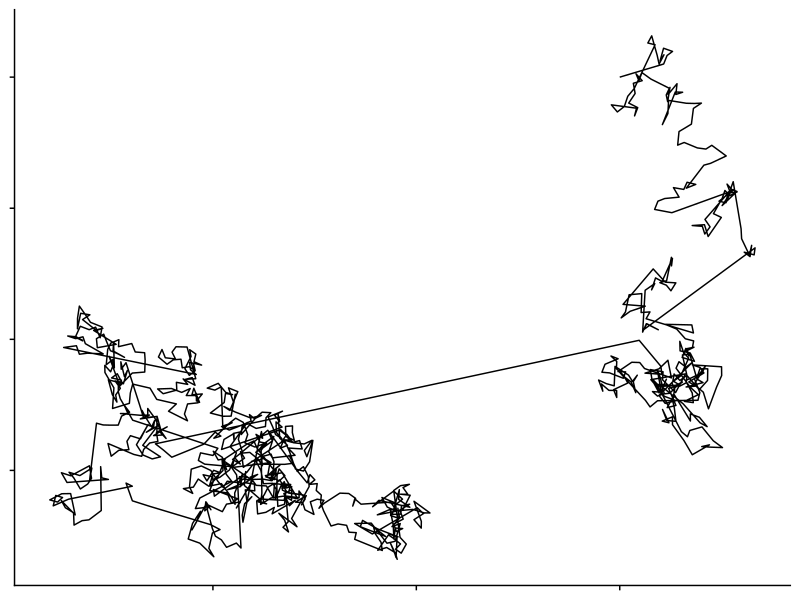
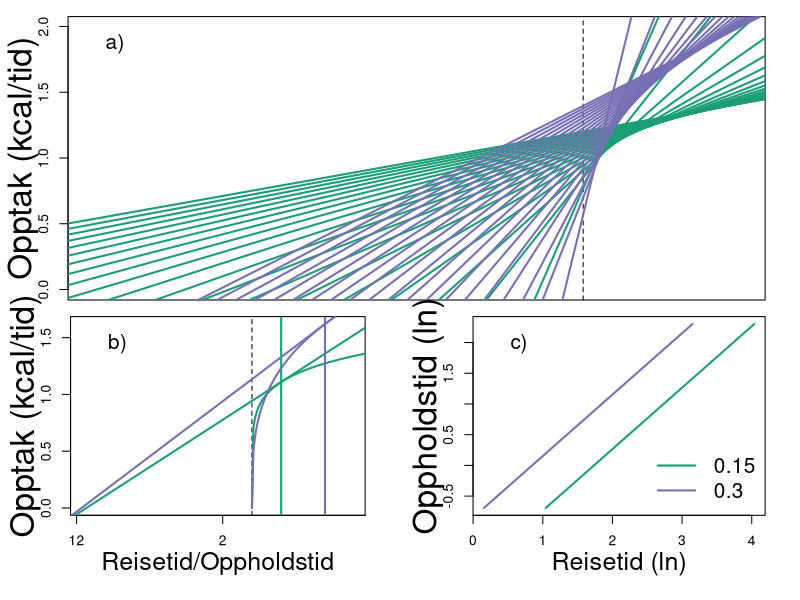
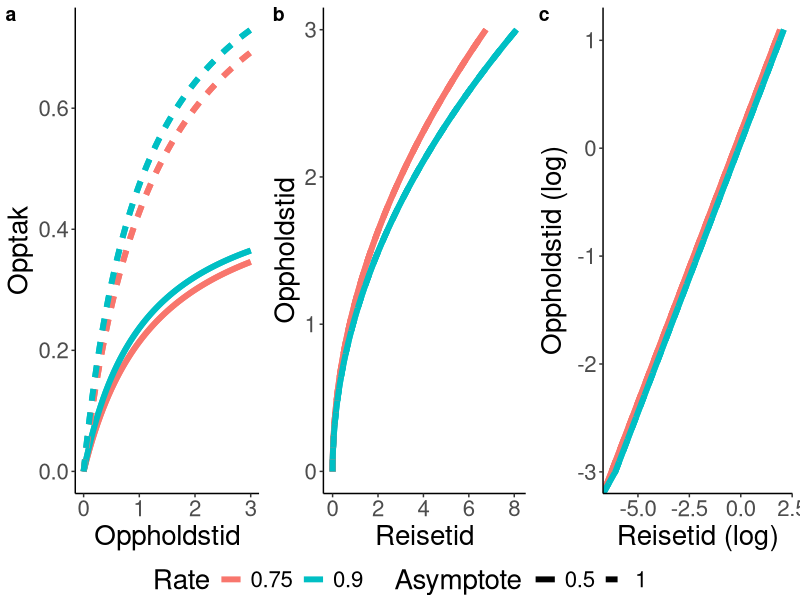
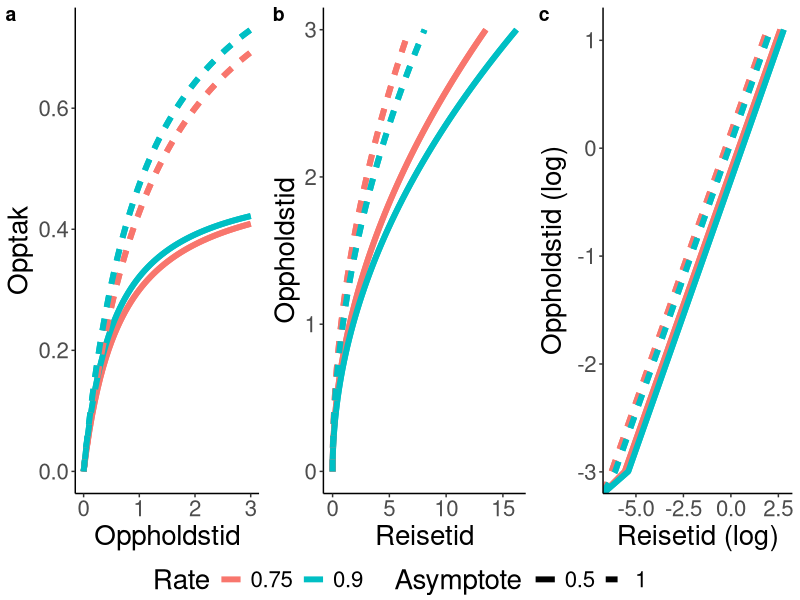
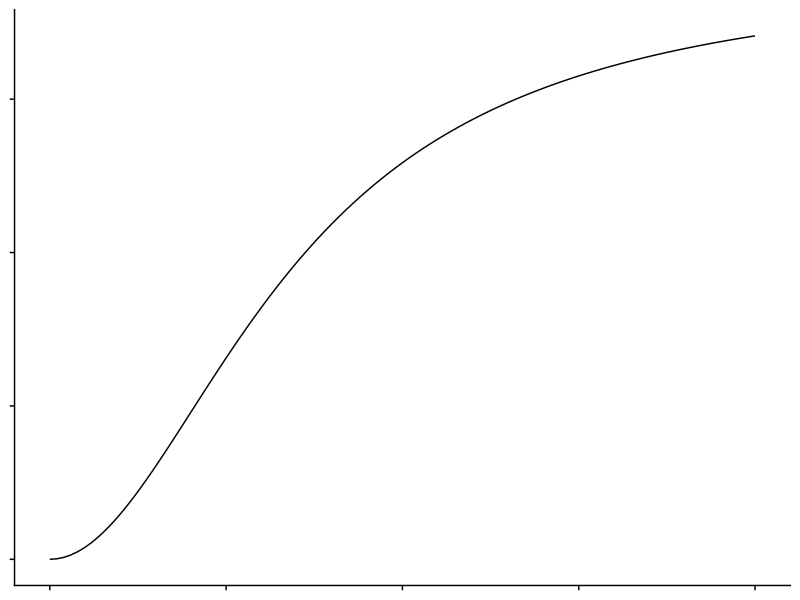
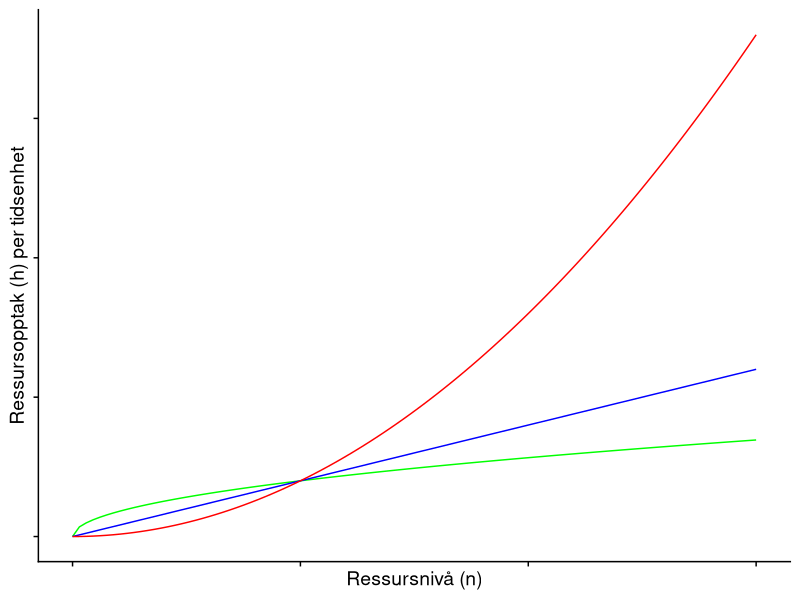
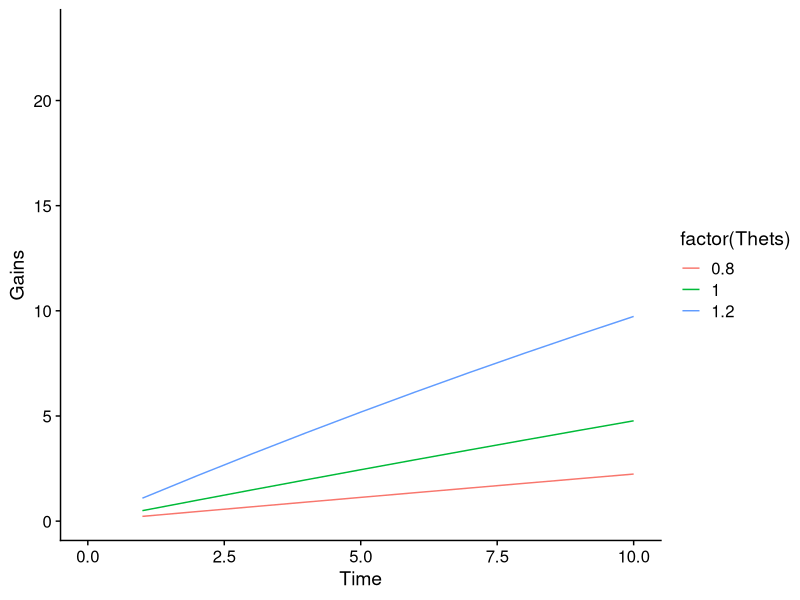

Write the R code that produced these figures, in order.
## ---- chunk 1

library(stringr)
library(data.table)
library(ggplot2)
library(cowplot)

alpha=2
n=1000
x=rep(0,n)
y=rep(0,n)

for (i in 2:n){
   theta=runif(1)*2*pi
   f=runif(1)^(-1/alpha)
   x[i]=x[i-1]+f*cos(theta)
   y[i]=y[i-1]+f*sin(theta)
}

qplot(data = data.frame(x = x, y = y) ,y = y, x = x, geom = "path")+
  theme_cowplot()+
  theme(axis.text=element_blank(),axis.title=element_blank(),legend.position = "none")
## ---- chunk 2
knitr::opts_chunk$set(fig.width=12, fig.height=8) 
MVT = function(BetaTimeSpent=c(.15,.30),x.values = Times){
  library(stringr)
  library(data.table)
  library(ggplot2)
  x = x.values
  lists =  lapply(BetaTimeSpent, function(i){
    fx = deriv(expr = y~x^i,"x")
    bs = eval(fx)
    y = bs[seq_along(x)]
    tangents = attr(bs,"grad")
    ints = y -tangents*x
    return(data.table(x, y, Slope = tangents, Intercept = ints))})
  datas =    rbindlist(lists)
  names(datas)[3]="Tangent"
  names(datas)[4]="xIntercept"
  betas = rep(BetaTimeSpent, each=length(x))
  datas[,TimeBetas:=betas]
  
  datas[,TravelTime := abs((0-xIntercept)/Tangent)]
  datas = datas[is.finite(Tangent) & is.finite(TravelTime) ]
  
  library(RColorBrewer)
  set =  row.names(subset(brewer.pal.info,colorblind==TRUE & category=="qual" & maxcolors>length(BetaTimeSpent)))[1]
  cols =  brewer.pal(length(BetaTimeSpent), set)
  cols = if(length(BetaTimeSpent)<3){cols[c(1,length(cols))]}else{cols}
  datas[,colr:=cols[as.numeric(as.factor(TimeBetas))]]
  # So, what are we doing here?
  d = table(cut(datas$TravelTime,seq(min(datas$TravelTime),max(datas$TravelTime),.5)),
            datas$TimeBetas)
  # For which intervals do we have estimates for all betas?
  d =(apply(d, c(1,2),sign))
  
  c = as.numeric(unlist(str_split(gsub("\\(|\\]","",                                    names(which(rowSums(d)>=length(BetaTimeSpent))[1])),",")))
  c = datas[TravelTime>=c[1] & TravelTime<=c[2]]
  
  # Relationship btw cummulative gain, travel time and time spent in patch
  #par(mfrow=c(1,2))
  layout(matrix(c(1,1,2,3), 2, 2, byrow = TRUE))
  # gain function
  par(mar=c(0, 4.1, 1, 2.1))
  with(datas,
       plot(c(1:5),c(1:5),xaxt="n",
            xlim = c(-(c$TravelTime[1] +20),max(x)),
            #xlim=c(-max(TravelTime),max(x)),
            ylim=c(0,max(y)),type="n",
            ylab = "", xlab ="TravelTime/TimeSpentInPatch"))
  mtext(cex=2, side = 2, text = "Opptak (kcal/tid)", line =2)
  legend("topleft", "a)", cex = 1.5, bty="n")

  text(-42, 2.47, expression(paste("Gain = ", Time^beta, sep = '')), pos = 2,cex=2)
  
  abline(v = 0, lty="dashed")
  
  for(i in 1:nrow(datas)){
    try(
      with(datas,abline(b = Tangent[i], a =xIntercept[i],
                        col= colr[i],lwd =2))
      ,silent=F)
  }

  # Illustrating how residence time with increasing quality for a given travel time
  par(mar=c(5.1, 4.25, 1, 2.1))
  with(c,
       plot(c(1:5),c(1:5), xlim=c(-max(TravelTime),max(x)+2),ylim=c(0,max(y)),type="n",
            ylab = "",
            xlab ="",
            xaxt="n"))
  legend("topleft", "b)", cex = 1.5, bty="n")
  mtext(cex=2, side = 2, text = "Opptak (kcal/tid)", line =2)
  mtext(cex=1.5, side = 1, text = "Reisetid/Oppholdstid", line =2.5)
  axis(side = 1, at = round(seq(-max(c$TravelTime),(max(x)+2), by = 10)), labels = abs(round(seq(-max(c$TravelTime),(max(x)+2), by = 10))))
  
  abline(v = 0, lty="dashed")
  for(i in seq_along(BetaTimeSpent)){
    print(i)
    curve(x^BetaTimeSpent[i], from = 0, to = max(x),add = T, col = cols[i],lwd =2)
    with(c[TimeBetas==BetaTimeSpent[i]],
         abline(a = xIntercept, b = Tangent, col = colr,lwd =2))
    with(c[TimeBetas==BetaTimeSpent[i]],
         abline(v = x, col = colr,lwd =2))
  }
  
  #abline(a = 0, b = mean(datas$Tangent),lty="dashed")
  # Relationship between travel time and patch time
  par(mar=c(5.1, 4.4, 1, 2.1))
  with(datas,plot(log(x)~log(TravelTime), type="n",
                  ylab = "", xlab="",
                  ylim=c(min(log(x)), max(log(x))), xlim=range(na.omit(log(TravelTime)))))
  for(i in seq_along(BetaTimeSpent)){
    with(datas[TimeBetas==BetaTimeSpent[i]],
         lines(y = log(x), x = log(TravelTime), col = colr,lwd =2))     }
  mtext(cex=2, side = 2, text = "Oppholdstid (ln)", line =2)
  mtext(cex=1.5, side = 1, text = "Reisetid (ln)", line =2.5)
  legend("topleft", "c)", cex = 1.5, bty="n")
  legend("bottomright", legend = BetaTimeSpent, lty = c(1,1), col = cols,cex = 1.5, lwd = 2, bty="n")

  par(mfrow=c(1,1))
  return(datas)
}
Times = seq(.5,10,.5)
a = MVT(BetaTimeSpent = c(.15,.3), x.values = Times)

## ---- chunk 3

MVT_1 = function(Method = "Standard", Asymptote = c(.5,1), Rate = c(0.5,1), HalfTime = 4, Intercept = 0, HandlingTime = seq(0,10,.25)){
  # Asymptote = c(.5,1); Rate = c(0.5,1.2); Intercept = 0; HandlingTime = seq(0,10,.25);HalfTime = 4;Method = "Standard"
  library(gridExtra);library(data.table)
  
  df = CJ(Asymptote = Asymptote,
          Rate = Rate,
          Intercept = Intercept, HandlingTime = HandlingTime)
  
  # To find the tangents
  # Computes the derivatives
  x = df$HandlingTime
  df$x = x
  if(Method == "Standard"){
    GainFunction = deriv(~Asymptote +(Intercept - Asymptote)*exp(-exp(Rate)*x),"x")
  }
  if(Method == "CharnovParker1995"){
    #Asymptote: Gm = .5 # Proportionate to patch size
    #
    #Rate: 
    #     g = .55 # Constant reflecting initial capture rate of prey
    #     c = g/Gm # rate of prey capture
    # Handling Time = t
    # GeneralGainForm = function(Gmax, c, t){  Gmax*(1-exp(-c*t))}
    
    GainFunction = deriv(~Asymptote*(1-exp(-Rate*x)),"x")
  }
  if(Method=="Aastrom_1"){
    # Asymptote = si = Patch size
    # Rate = k1
    # Handling time = Thi
    # Gain = si*(1-(1/(1+(k1*Thi)))) # Eq. 1 in the paper)
    
    GainFunction = deriv(~Asymptote*(1-(1/(1+Rate*x))),"x") # Original
    GainFunction = deriv(~Asymptote -(Asymptote/(1+Rate*x)),"x") # Omskrevet
    
  }
  if(Method=="Aastrom_2"){
    # Asymptote = si = Patch size
    # Rate = k1
    # Handling time = Thi
    # Gain = si*(1-(1/(1+((k1*Thi)/si)))) # Eq. 2 in the paper)
    
    GainFunction = deriv(~Asymptote*(1-(1/(1+(Rate*x/Asymptote)))),"x") # original fra paper
    GainFunction = deriv(~Asymptote - (Asymptote^2)/(Asymptote+Rate*x),"x") # omskrevet
    
  }
  if(Method=="LogLog"){
    if(any(Rate)>1){
      print("Stop. Can not handle exponentially increasing gain curves, as this would imply infinite residence time.")
    }
    GainFunction = deriv(expr = ~exp(Intercept)*x^Rate*Asymptote,"x")
  }
  if(Method=="Sigmoid"){
    # Gompertz
    # Asymptote = 1 # asympmtote, opprinnelig a
    # b: half-way, x displacement
    # Rate: c
    #HalfWay = mean(HandlingTime)
    # print("Set halftime of the function to be equal to mean of handling times under consideration")
    # Logistic function
    # Asymptote/(1 + exp(-Rate*(x-HalfTime)))
    
    GainFunction = deriv(~Asymptote/(1 + exp(-Rate*(x-HalfTime))),"x")
    
  }
  
  # The y - values along the x-values
  bsG = eval(GainFunction, envir = df)
  df$Gain = bsG[seq_along(x)]
  
  # The derivatives
  df$TangentG = c(attr(bsG,"grad"))
  # And where the tangent line crosses the x-axis
  df$xInterceptG = with(df, Gain -TangentG*HandlingTime)
  # Gives us then enough information to find the optimal travel time
  df$TravelTimeG = with(df, abs((0-xInterceptG)/TangentG))
  # Second derivative
  df[,SecDer:= c(NA,diff(TangentG)), c("Rate", "Asymptote")]
  
  
  
  
  ### PLOTS
  df = data.table(df)
  df[,Rate := as.factor(Rate)]
  df[,Asymptote := as.factor(Asymptote)]
  df[,Intercept := as.factor(Intercept)]
  
  lsize =  2
  library(ggpubr)
  library(cowplot)
  
  p1 = ggplot(data = df, aes(x = HandlingTime , y = Gain, 
                             col = Rate, 
                             linetype = Asymptote, 
                             group = interaction(Rate, Asymptote, Intercept))) +
    xlab("Oppholdstid") + ylab("Opptak") +
    geom_line(size = lsize)+theme_classic() + theme(text = element_text(size = 20)) 
  # 
  # p2 = ggplot(data = df, aes(x = HandlingTime , y = TangentG, col = interaction(Rate, Intercept), linetype = Asymptote, group = interaction(Rate, Asymptote, Intercept)))+
  #   xlab("Oppholdstid") + ylab("Funksjonell respons") +
  #   geom_line(size = lsize)+theme_classic() + theme(text = element_text(size = 20)) 
  
  
  p3 = ggplot(data = df, aes(x = TravelTimeG , y = HandlingTime, 
                             col = Rate,
                             linetype = Asymptote, 
                             group = interaction(Rate, Asymptote, Intercept))) + ylab("Oppholdstid") + xlab("Reisetid")+
    geom_line(size = lsize)+theme_classic() + theme(text = element_text(size = 20)) 
  
  p4 = ggplot(data = df, aes(x = log(TravelTimeG) , y = log(HandlingTime), 
                             col = Rate, 
                             linetype = Asymptote, 
                             group = interaction(Rate, Asymptote, Intercept)))  +
    ylab("Oppholdstid (log)") + xlab("Reisetid (log)")+
    geom_line(size = lsize)+theme_classic() + theme(text = element_text(size = 20)) 
  
  print(ggarrange(p1, p3, p4, ncol=3, nrow=1, common.legend = TRUE, legend="bottom", labels = "auto"))
  return(as.data.table(df))

}
## ---- chunk 4
a = MVT_1(HandlingTime = seq(0,3,.05), Rate = c(0.75,.9), Intercept = c(0,1), HalfTime = 1.5, Method = "Aastrom_1")
## ---- chunk 5
a = MVT_1(HandlingTime = seq(0,3,.05), Rate = c(0.75,.9), Intercept = c(0,1), HalfTime = 1.5, Method = "Aastrom_2")

## ---- chunk 6

ALPHA = .002
BioMass = 0.382


ggplot() +
  xlim(0, 40)+
  geom_function(fun = function(x) 
    (ALPHA*BioMass*x^2)/(BioMass + ALPHA*x^2)
  )+
  theme_cowplot()+
  theme(axis.text=element_blank(),axis.title=element_blank(),legend.position = "none")


## ---- chunk 7
#h(n) # Opptak per ressursnivå n
#h(n) = n^theta
ggplot() +
  xlim(0, 3)+
  geom_function(fun = function(x) 
    x^.5, col = "green")+
  geom_function(fun = function(x) 
    x^1, col = "blue")+
  geom_function(fun = function(x) 
    x^2, col = "red")+
  theme_cowplot()+
  theme(axis.text=element_blank(),legend.position = "none")+
  xlab("Ressursnivå (n)")+ylab("Ressursopptak (h) per tidsenhet")

## ---- chunk 8
# Time t
# eat h(t)
# deplete resource by n = -h(n)/S
Forage = function(n, theta = 2/3, S = .01){
  S*(n^theta)
}

Deplete = function(n0, theta = 2/3, S = .01){
  n0-S*(n0^theta)
}

Gain = function(time, Resource = 50, theta = 3/2, PatchCost = .1, TravelCost = .4, Travel = 1,...){
  Gains = 0
  Gains = Gains - TravelCost*Travel
  for(i in 1:time){
      if(Resource>0 & !is.nan(Resource)){
      Gains = Gains + Forage(n = Resource, theta = theta,...)
      Resource = Resource = Deplete(n0 = Resource, theta = theta,...)
    }
    Gains = Gains-PatchCost
  }
  c(Gain = Gains, Resource = Resource, PatchCost = PatchCost*time)
}


library(data.table);library(ggplot2);library(cowplot)
tmp = CJ(Time=1:30, 
         Resources = c(50),
         Thets = c(.8,1,1.2))
tmp[,idx:=1:.N]
tmp[,Gains:=Gain(time = Time, PatchCost = .001, Travel = 0,
                 Resource = Resources, theta = Thets)[1], by = idx]

ggplot(data = tmp, aes(x = Time, y = Gains, col = factor(Thets), shape = factor(Resources))) +
  xlim(0, 10)+
  geom_line()+
  theme_cowplot()

